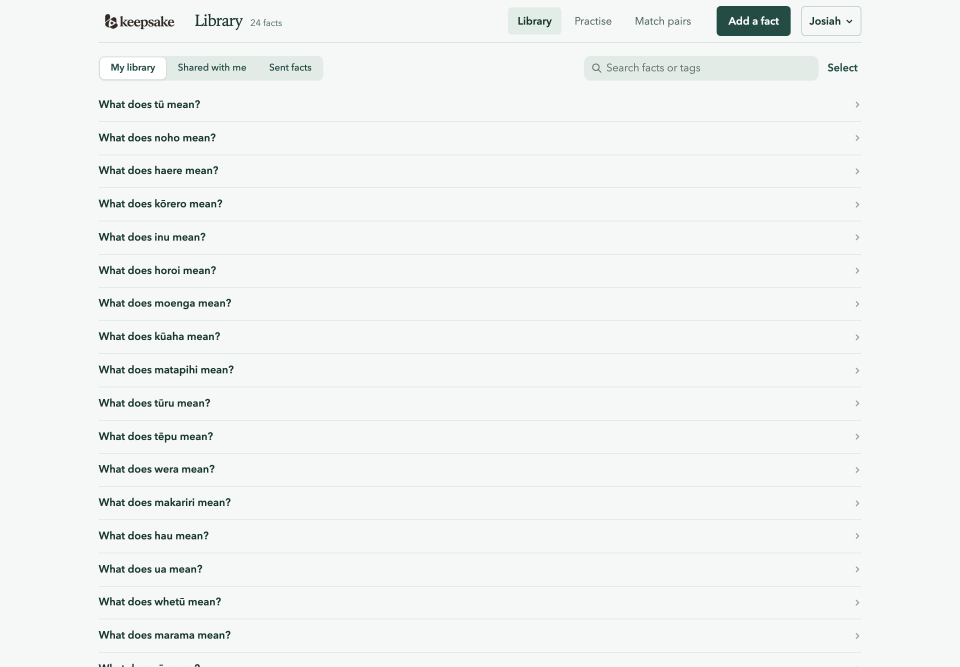
#> input picture bottom-navigation/before-desktop-library.png, 2880 x 2000 px (shown at 1/3 size)
$ python watermark-ai-image.py ../bottom-navigation/before-desktop-library.png ../bottom-navigation/before-desktop-practice.png
#> lines starting #> are read from the running program, lines starting #| are printed output that depends on the picture
# /// script
# requires-python = ">=3.10"
# dependencies = ["pillow>=10.1"]
# ///
"""Stamp a visible "AI-generated" label on an image before it joins a default list.

Usage: uv run scripts/watermark-ai-image.py IN OUT

The label sits in the lower-left corner, on a dark band sized to the image, so it stays
legible on the phone-sized thumbnails matching shows. OUT is written as WebP, still,
without metadata. Also set "ai_generated": true on the file in its list.json: the label
in the app comes from that flag, not from this stamp.
"""

import sys
from pathlib import Path

from PIL import Image, ImageDraw, ImageFont

LABEL = "AI-generated"
# Common bold sans-serif fonts; Pillow's own font is the fallback.
FONTS = [
    "/System/Library/Fonts/Supplemental/Arial Bold.ttf",
    "/System/Library/Fonts/Helvetica.ttc",
    "/usr/share/fonts/truetype/dejavu/DejaVuSans-Bold.ttf",
]


def font(size: int) -> ImageFont.FreeTypeFont | ImageFont.ImageFont:
    for path in FONTS:
        if Path(path).exists():
            return ImageFont.truetype(path, size)
    return ImageFont.load_default(size=size)


def stamp(image: Image.Image) -> Image.Image:
    image = image.convert("RGB")
    # Matching shows images about 6rem tall, so size the label to the shorter side.
    size = max(14, round(min(image.size) * 0.06))
    face = font(size)
    draw = ImageDraw.Draw(image, "RGBA")
    left, top, right, bottom = draw.textbbox((0, 0), LABEL, font=face)
    pad = round(size * 0.45)
    margin = round(size * 0.5)
    box = (
        margin,
        image.height - margin - (bottom - top) - 2 * pad,
        margin + (right - left) + 2 * pad,
        image.height - margin,
    )
    draw.rounded_rectangle(box, radius=pad, fill=(0, 0, 0, 190))
    draw.text((box[0] + pad - left, box[1] + pad - top), LABEL, font=face, fill=(255, 255, 255, 255))
    return image


def main() -> None:
    if len(sys.argv) != 3:
        sys.exit("Usage: uv run scripts/watermark-ai-image.py IN OUT")
    source, target = map(Path, sys.argv[1:])
    with Image.open(source) as image:
#> image is the input picture: PIL image 2880x2000 RGB; mean R, G, B 241.1, 244.7, 243.5
        stamp(image).save(target, "WEBP", quality=82)
#> in stamp, `left, top, right, bottom = draw.textbbox((0, 0), LABEL, font=face)`: left = 0; top = 21; right = 886; bottom = 138
#> in stamp, `box = ( margin, image.height - margin - (bottom - top) - 2 * pad, marg..`: box = (60, 1715, 1054, 1940)
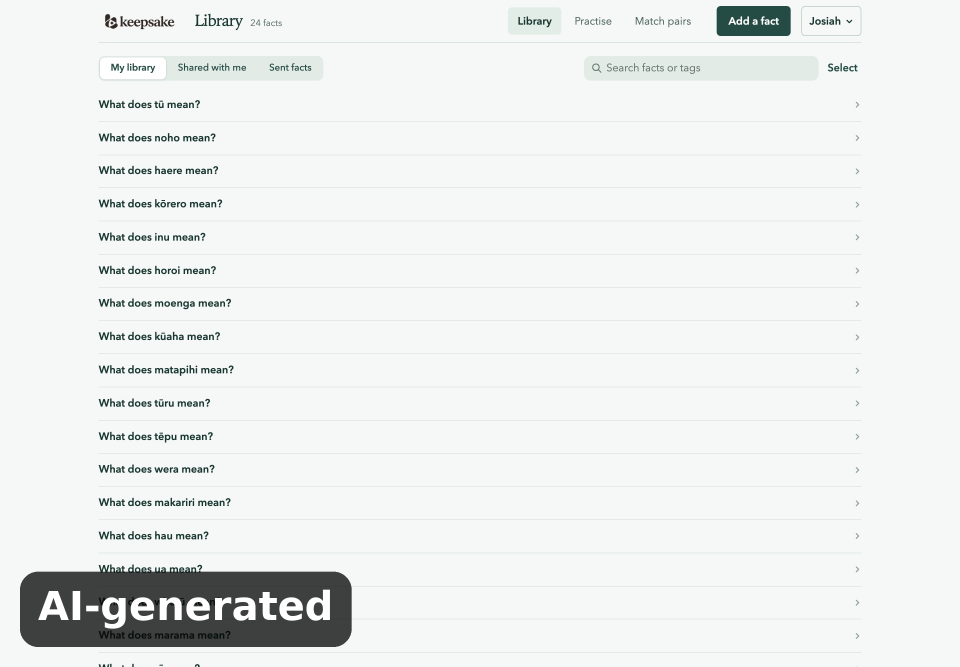
#> saved as before-desktop-practice.png: PIL image 2880x2000 RGB (shown at 1/3 size); mean R, G, B 235.5, 239, 237.8


if __name__ == "__main__":
    main()

$ run again, on bottom-navigation/before-desktop-settings.png
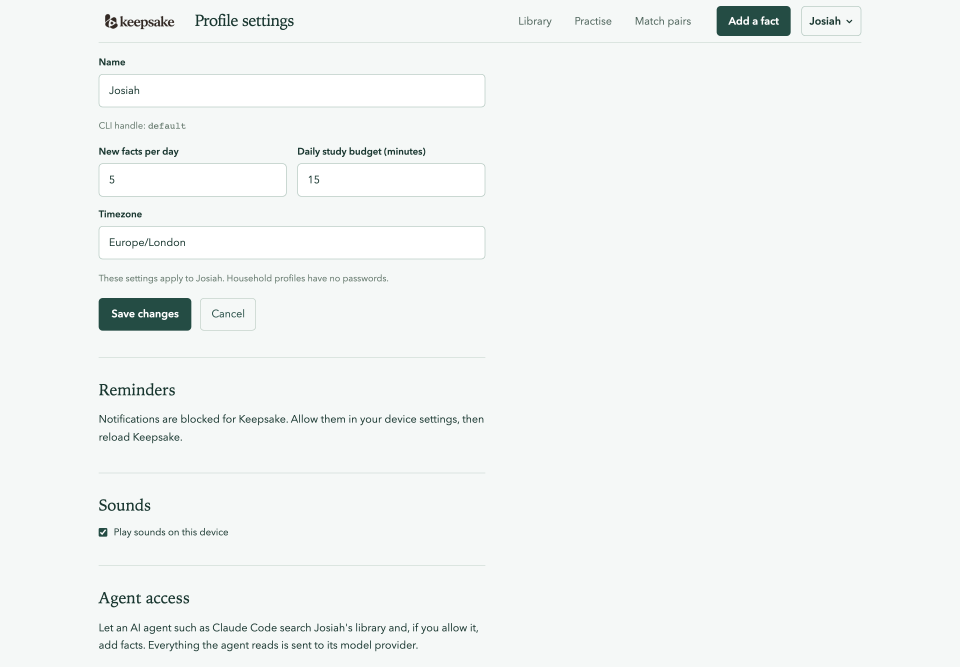
#> input picture bottom-navigation/before-desktop-settings.png, 2880 x 2000 px (shown at 1/3 size)
#> in main, image is the input picture: PIL image 2880x2000 RGB; mean R, G, B 241.8, 245.2, 244.1
#> left = 0; top = 21; right = 886; bottom = 138
#> box = (60, 1715, 1054, 1940)
#> in main, `stamp(image).save(target, "WEBP", quality=82)`:
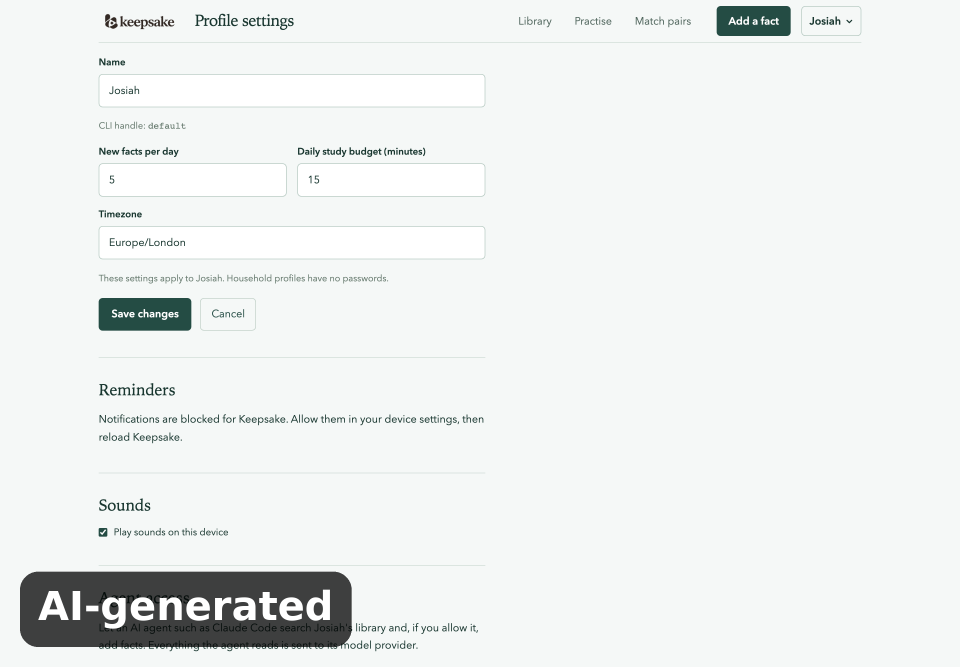
#> saved as before-desktop-settings.png: PIL image 2880x2000 RGB (shown at 1/3 size); mean R, G, B 236.2, 239.5, 238.4

$ run again, on bottom-navigation/before-tablet.png
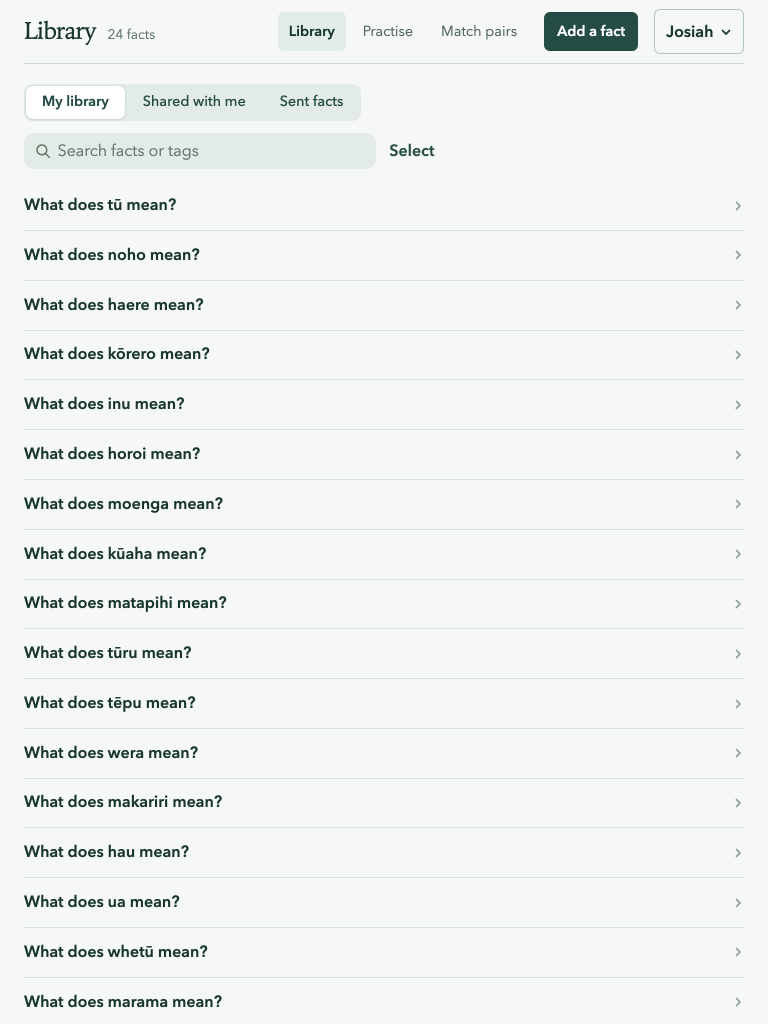
#> input picture bottom-navigation/before-tablet.png, 1536 x 2048 px (shown at 1/2 size)
#> in main, image is the input picture: PIL image 1536x2048 RGB; mean R, G, B 238.8, 242.7, 241.4
#> left = 0; top = 16; right = 679; bottom = 106
#> box = (46, 1830, 807, 2002)
#> in main, `stamp(image).save(target, "WEBP", quality=82)`:
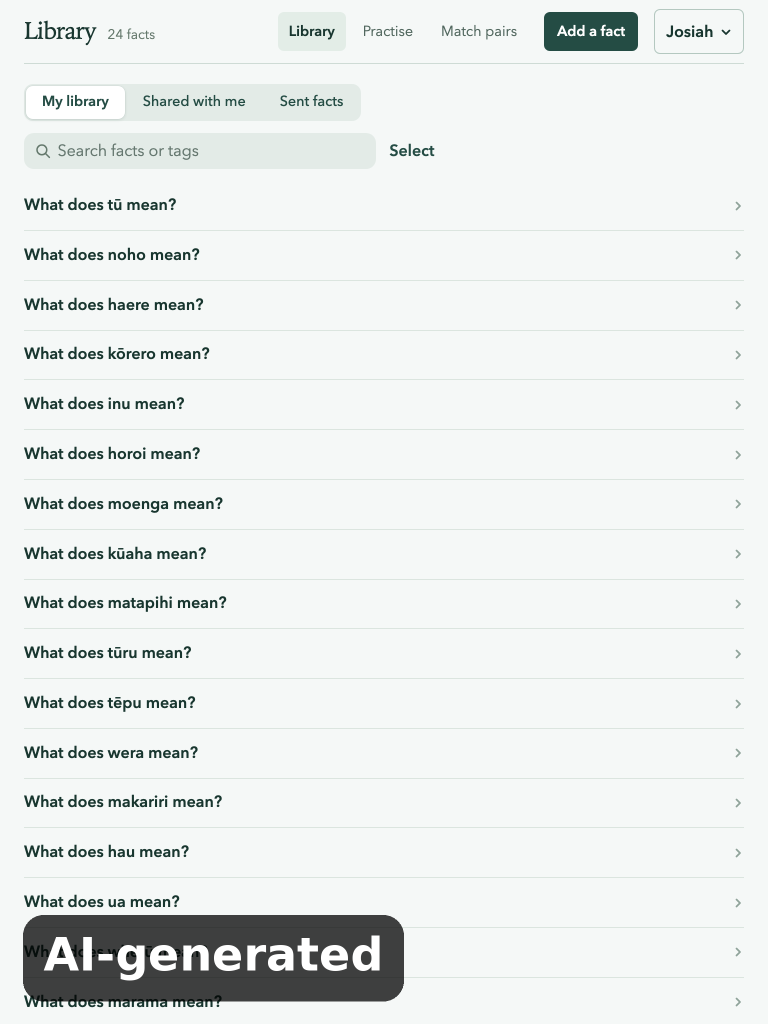
#> saved as before-tablet.png: PIL image 1536x2048 RGB (shown at 1/2 size); mean R, G, B 232.7, 236.6, 235.3
